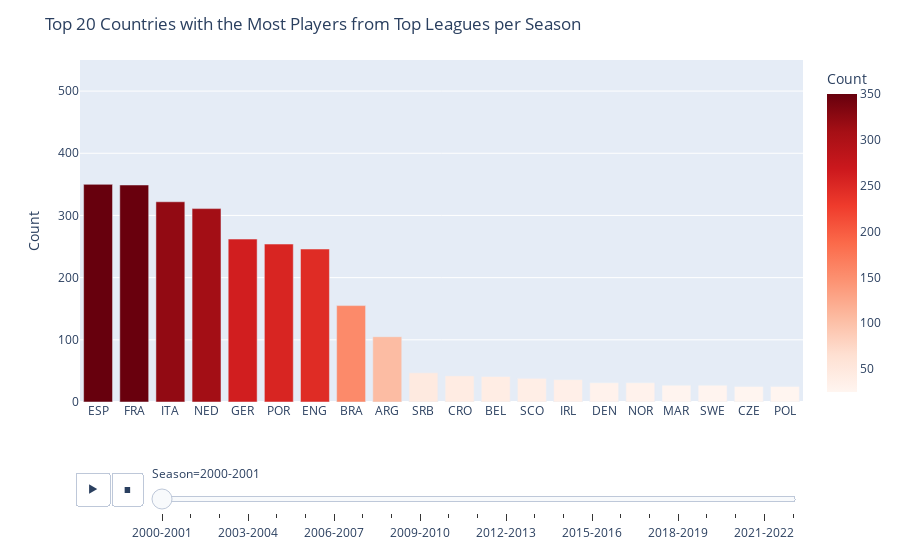

The code cell stored with this chart in its notebook:
### Code cell
fig=px.bar(grouped,x='Unnamed: 1_level_0_Nation',y='Count',
           color='Count',animation_frame='Season',
           color_continuous_scale='Reds',
          range_y=[0,550])
fig.update_layout(title_text='Top 20 Countries with the Most Players from Top Leagues per Season')
fig.update_xaxes(title_text=None)
fig.show()

### Figure 1 — Plotly figure (JSON) as saved in the notebook; plotly's stock layout.template omitted (floating-point values rounded to 4 significant figures)
{"data": [{"alignmentgroup": "True", "hovertemplate": "Season=2000-2001<br>Unnamed: 1_level_0_Nation=%{x}<br>Count=%{marker.color}<extra></extra>", "legendgroup": "", "marker": {"color": [350, 349, 322, 311, 262, 254, 246, 155, 105, 47, 42, 41, 38, 36, 31, 31, 27, 27, 25, 25], "coloraxis": "coloraxis", "pattern": {"shape": ""}}, "name": "", "offsetgroup": "", "orientation": "v", "showlegend": false, "textposition": "auto", "type": "bar", "x": ["ESP", "FRA", "ITA", "NED", "GER", "POR", "ENG", "BRA", "ARG", "SRB", "CRO", "BEL", "SCO", "IRL", "DEN", "NOR", "MAR", "SWE", "CZE", "POL"], "xaxis": "x", "y": [350, 349, 322, 311, 262, 254, 246, 155, 105, 47, 42, 41, 38, 36, 31, 31, 27, 27, 25, 25], "yaxis": "y"}], "layout": {"barmode": "relative", "coloraxis": {"colorbar": {"title": {"text": "Count"}}, "colorscale": [[0, "rgb(255,245,240)"], [0.125, "rgb(254,224,210)"], [0.25, "rgb(252,187,161)"], [0.375, "rgb(252,146,114)"], [0.5, "rgb(251,106,74)"], [0.625, "rgb(239,59,44)"], [0.75, "rgb(203,24,29)"], [0.875, "rgb(165,15,21)"], [1, "rgb(103,0,13)"]]}, "legend": {"tracegroupgap": 0}, "margin": {"t": 60}, "sliders": [{"active": 0, "currentvalue": {"prefix": "Season="}, "len": 0.9, "pad": {"b": 10, "t": 60}, "steps": [{"args": [["2000-2001"], {"frame": {"duration": 0, "redraw": true}, "fromcurrent": true, "mode": "immediate", "transition": {"duration": 0, "easing": "linear"}}], "label": "2000-2001", "method": "animate"}, {"args": [["2001-2002"], {"frame": {"duration": 0, "redraw": true}, "fromcurrent": true, "mode": "immediate", "transition": {"duration": 0, "easing": "linear"}}], "label": "2001-2002", "method": "animate"}, {"args": [["2002-2003"], {"frame": {"duration": 0, "redraw": true}, "fromcurrent": true, "mode": "immediate", "transition": {"duration": 0, "easing": "linear"}}], "label": "2002-2003", "method": "animate"}, {"args": [["2003-2004"], {"frame": {"duration": 0, "redraw": true}, "fromcurrent": true, "mode": "immediate", "transition": {"duration": 0, "easing": "linear"}}], "label": "2003-2004", "method": "animate"}, {"args": [["2004-2005"], {"frame": {"duration": 0, "redraw": true}, "fromcurrent": true, "mode": "immediate", "transition": {"duration": 0, "easing": "linear"}}], "label": "2004-2005", "method": "animate"}, {"args": [["2005-2006"], {"frame": {"duration": 0, "redraw": true}, "fromcurrent": true, "mode": "immediate", "transition": {"duration": 0, "easing": "linear"}}], "label": "2005-2006", "method": "animate"}, {"args": [["2006-2007"], {"frame": {"duration": 0, "redraw": true}, "fromcurrent": true, "mode": "immediate", "transition": {"duration": 0, "easing": "linear"}}], "label": "2006-2007", "method": "animate"}, {"args": [["2007-2008"], {"frame": {"duration": 0, "redraw": true}, "fromcurrent": true, "mode": "immediate", "transition": {"duration": 0, "easing": "linear"}}], "label": "2007-2008", "method": "animate"}, {"args": [["2008-2009"], {"frame": {"duration": 0, "redraw": true}, "fromcurrent": true, "mode": "immediate", "transition": {"duration": 0, "easing": "linear"}}], "label": "2008-2009", "method": "animate"}, {"args": [["2009-2010"], {"frame": {"duration": 0, "redraw": true}, "fromcurrent": true, "mode": "immediate", "transition": {"duration": 0, "easing": "linear"}}], "label": "2009-2010", "method": "animate"}, {"args": [["2010-2011"], {"frame": {"duration": 0, "redraw": true}, "fromcurrent": true, "mode": "immediate", "transition": {"duration": 0, "easing": "linear"}}], "label": "2010-2011", "method": "animate"}, {"args": [["2011-2012"], {"frame": {"duration": 0, "redraw": true}, "fromcurrent": true, "mode": "immediate", "transition": {"duration": 0, "easing": "linear"}}], "label": "2011-2012", "method": "animate"}, {"args": [["2012-2013"], {"frame": {"duration": 0, "redraw": true}, "fromcurrent": true, "mode": "immediate", "transition": {"duration": 0, "easing": "linear"}}], "label": "2012-2013", "method": "animate"}, {"args": [["2013-2014"], {"frame": {"duration": 0, "redraw": true}, "fromcurrent": true, "mode": "immediate", "transition": {"duration": 0, "easing": "linear"}}], "label": "2013-2014", "method": "animate"}, {"args": [["2014-2015"], {"frame": {"duration": 0, "redraw": true}, "fromcurrent": true, "mode": "immediate", "transition": {"duration": 0, "easing": "linear"}}], "label": "2014-2015", "method": "animate"}, {"args": [["2015-2016"], {"frame": {"duration": 0, "redraw": true}, "fromcurrent": true, "mode": "immediate", "transition": {"duration": 0, "easing": "linear"}}], "label": "2015-2016", "method": "animate"}, {"args": [["2016-2017"], {"frame": {"duration": 0, "redraw": true}, "fromcurrent": true, "mode": "immediate", "transition": {"duration": 0, "easing": "linear"}}], "label": "2016-2017", "method": "animate"}, {"args": [["2017-2018"], {"frame": {"duration": 0, "redraw": true}, "fromcurrent": true, "mode": "immediate", "transition": {"duration": 0, "easing": "linear"}}], "label": "2017-2018", "method": "animate"}, {"args": [["2018-2019"], {"frame": {"duration": 0, "redraw": true}, "fromcurrent": true, "mode": "immediate", "transition": {"duration": 0, "easing": "linear"}}], "label": "2018-2019", "method": "animate"}, {"args": [["2019-2020"], {"frame": {"duration": 0, "redraw": true}, "fromcurrent": true, "mode": "immediate", "transition": {"duration": 0, "easing": "linear"}}], "label": "2019-2020", "method": "animate"}, {"args": [["2020-2021"], {"frame": {"duration": 0, "redraw": true}, "fromcurrent": true, "mode": "immediate", "transition": {"duration": 0, "easing": "linear"}}], "label": "2020-2021", "method": "animate"}, {"args": [["2021-2022"], {"frame": {"duration": 0, "redraw": true}, "fromcurrent": true, "mode": "immediate", "transition": {"duration": 0, "easing": "linear"}}], "label": "2021-2022", "method": "animate"}, {"args": [["2022-2023"], {"frame": {"duration": 0, "redraw": true}, "fromcurrent": true, "mode": "immediate", "transition": {"duration": 0, "easing": "linear"}}], "label": "2022-2023", "method": "animate"}], "x": 0.1, "xanchor": "left", "y": 0, "yanchor": "top"}], "title": {"text": "Top 20 Countries with the Most Players from Top Leagues per Season"}, "updatemenus": [{"buttons": [{"args": [null, {"frame": {"duration": 500, "redraw": true}, "fromcurrent": true, "mode": "immediate", "transition": {"duration": 500, "easing": "linear"}}], "label": "&#9654;", "method": "animate"}, {"args": [[null], {"frame": {"duration": 0, "redraw": true}, "fromcurrent": true, "mode": "immediate", "transition": {"duration": 0, "easing": "linear"}}], "label": "&#9724;", "method": "animate"}], "direction": "left", "pad": {"r": 10, "t": 70}, "showactive": false, "type": "buttons", "x": 0.1, "xanchor": "right", "y": 0, "yanchor": "top"}], "xaxis": {"anchor": "y", "domain": [0, 1], "title": {}}, "yaxis": {"anchor": "x", "domain": [0, 1], "range": [0, 550], "title": {"text": "Count"}}}}
